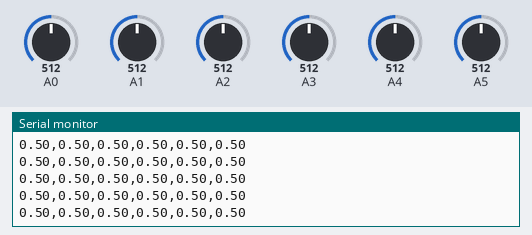
A sketch run on a simulated Arduino Uno, built with avr-gcc and run on an emulated ATmega328P. Shown: the last lines printed to the serial monitor. The inputs (shaded band) are chosen by the test bench; at power-on: A0 = 512, A1 = 512, A2 = 512, A3 = 512, A4 = 512, A5 = 512.

Above: at 1.2 s.
1.3 s: A0 set to 716
At 1.34 s:
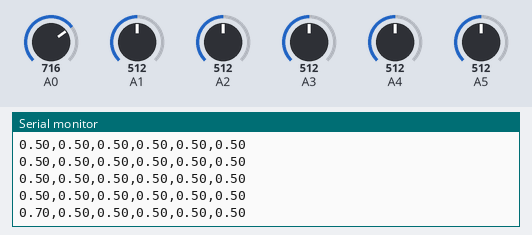
4.3 s: A1 set to 716
At 4.3 s:
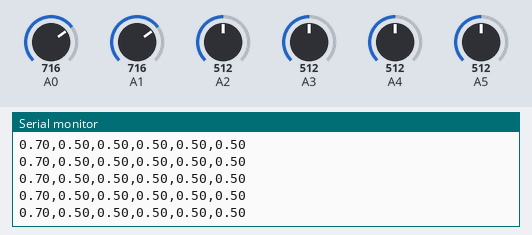
5.8 s: A2 set to 716
At 5.84 s:
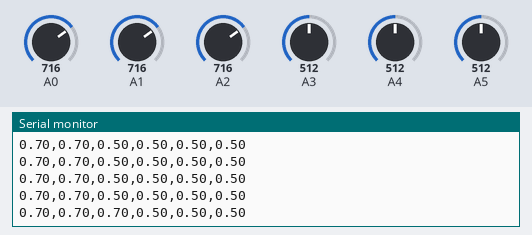
7.3 s: A3 set to 716
At 7.32 s:
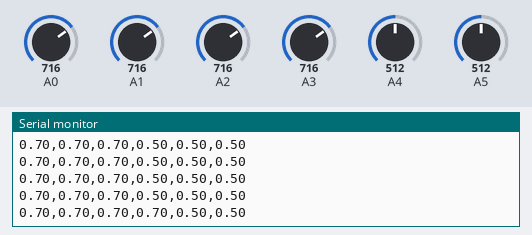
10.3 s: A4 set to 716
At 10.34 s:
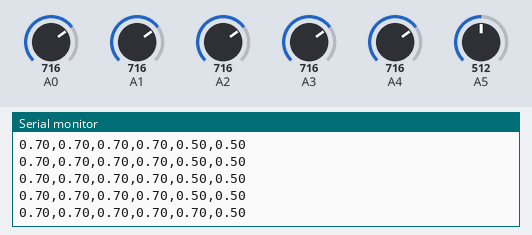
13.3 s: A5 set to 716
At 13.31 s:
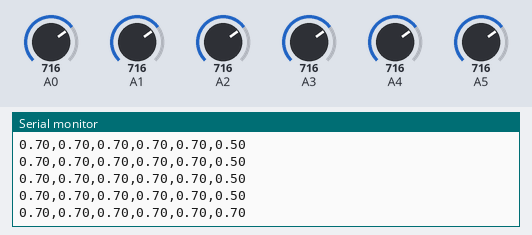

Measured:
- after the input at 1.3 s, the serial monitor: prints a new line at once (image 1)
- after the input at 5.8 s, the serial monitor: prints a new line at once (image 3)
- after the input at 7.3 s, the serial monitor: prints a new line at once (image 4)
- after the input at 10.3 s, the serial monitor: prints a new line at once (image 5)

The sketch:

WriteAllAnalogInputsToSerial.ino
```cpp
/*
 * Sends all analog inputs over the serial port in a comma separated list
 *
 * By Jon Froehlich
 * http://makeabilitylab.io
 *
 */

const int TOTAL_ANALOG_INPUTS = 6;
const int MAX_ANALOG_VALUE = 1023;
const int DELAY_INTERVAL = 50;

void setup() {
  Serial.begin(9600);
}

void loop() {
  // Go through all of the analog pins and print them to serial in a comma separated list
  for(int analogInPin = 0; analogInPin < TOTAL_ANALOG_INPUTS; analogInPin++){
    int rawVal = analogRead(analogInPin);
    float valNormalized = rawVal / (float)MAX_ANALOG_VALUE;
    Serial.print(valNormalized);
    if(analogInPin + 1 < TOTAL_ANALOG_INPUTS){
      Serial.print(",");
    }
  }
  Serial.println();
  delay(DELAY_INTERVAL);
}
```
